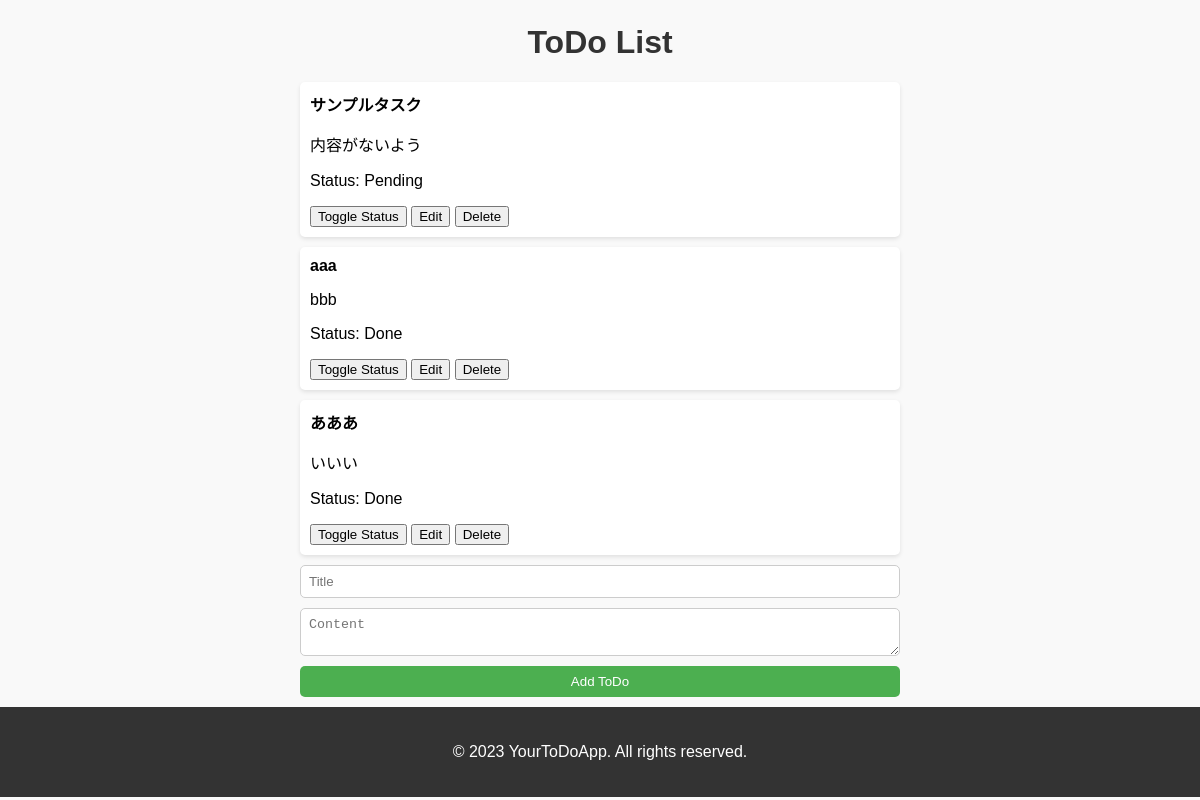
Screenshot of /todos with the database file from the repository.
### models/todos.py (models this page shows)
class TodoBase(SQLModel):
    title: str = Field(index=True)
    content: Optional[str] = Field(default=None, index=True)
    is_done: bool = Field(default=False) #is_done: bool = Noneにすると、patchでも空のリクエストがあるたびにboolの値をFalseにしようとする。Fieldを使うと最初だけFalseにしようとする。

class Todo(TodoBase, table=True):
    id: Optional[int] = Field(default=None, primary_key=True)

### route_todos.py (the view)
@router.get("/todos", response_class=HTMLResponse, tags=["html"], response_model=list[TodoRead])
def display_todos(*, session: Session = Depends(get_session), offset: int = 0, limit: int = Query(default=100, le=100), request: Request):
    todos = session.exec(select(Todo).offset(offset).limit(limit)).all() # Todo here must be a database table: not TodoRead model
    if not todos:
        raise HTTPException(status_code=404, detail="Not found")
    context = {
        "request": request,
        "todos": todos,
    }
    return templates.TemplateResponse("todos.html", context) # this context includes todo.id even if it is not loaded in the html

### templates/todos.html (shortened to what this page needs)
<!DOCTYPE html>
<html lang="ja">
<head>
    <link rel="stylesheet" href="/assets/css/todos.css">
</head>
<body>
    <h1>ToDo List</h1>
    <ul id="todo-list">
        {% for todo in todos %}
        <li>
            <strong>{{ todo.title }}</strong>
            {% if todo.content %}
            <p>{{ todo.content }}</p>
            {% endif %}
            {% if todo.is_done %}
            <p>Status: Done</p>
            {% else %}
            <p>Status: Pending</p>
            {% endif %}
            <button class="toggle-status-btn" data-todo-id="{{ todo.id }}" data-is-done="{{ todo.is_done }}">Toggle Status</button>
            <button class="edit-btn" data-todo-id="{{ todo.id }}">Edit</button>
            <button class="delete-btn" data-todo-id="{{ todo.id }}">Delete</button>
        </li>
        {% endfor %}
    </ul>
    <form id="add-todo-form" action="/todos" method="post">
        <input type="text" id="title" name="title" placeholder="Title" required>
        <textarea id="content" name="content" placeholder="Content"></textarea>
        <button type="submit">Add ToDo</button>
    </form>
    <footer>
        <p>&copy; 2023 YourToDoApp. All rights reserved.</p>
    </footer>
</body>
</html>

### assets/css/todos.css (style rules this page uses)
body { font-family: 'Arial', sans-serif; background-color: #f9f9f9; margin: 0; padding: 0; display: flex; flex-direction: column; align-items: center; justify-content: center; min-height: 100vh; }
h1 { color: #333; }
#todo-list { list-style: none; padding: 0; width: 100%; max-width: 600px; margin: 0 auto; }
#todo-list li { background-color: #fff; border-radius: 5px; padding: 10px; margin-bottom: 10px; box-shadow: 0 2px 4px rgba(0, 0, 0, 0.1); }
#todo-list li strong { font-weight: bold; }
#add-todo-form { display: flex; flex-direction: column; align-items: center; margin-top: 20px; width: 100%; max-width: 600px; margin: 0 auto; }
#add-todo-form input[type="text"], #add-todo-form textarea, #add-todo-form button { margin-bottom: 10px; padding: 8px; border-radius: 5px; border: 1px solid #ccc; width: 100%; box-sizing: border-box; }
#add-todo-form button { background-color: #4CAF50; color: white; border: none; cursor: pointer; }
footer { width: 100%; background-color: #333; color: white; padding: 20px 0; text-align: center; }
@media (min-width: 768px) { #todo-list, #add-todo-form { width: 50%; } }

### rows the page displays
Todo: title "サンプルタスク", content "内容がないよう", is_done "Status: Pending"
Todo: title "aaa", content "bbb", is_done "Status: Done"
Todo: title "あああ", content "いいい", is_done "Status: Done"
